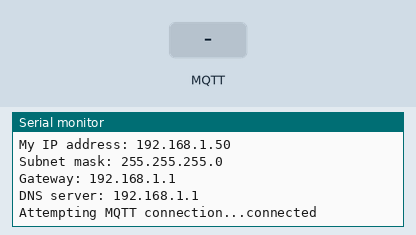
Bench run of a sketch on a simulated ESP32. Shown: the last lines printed to the serial monitor. The test bench sets the inputs (shaded band). WiFi joins after 1.5 s; servers stay silent unless stated; no MQTT or app messages arrive unless stated.

Above: at 2.7 s.
2.8 s: MQTT message "1" arrives on the first subscribed topic
At 3.9 s:
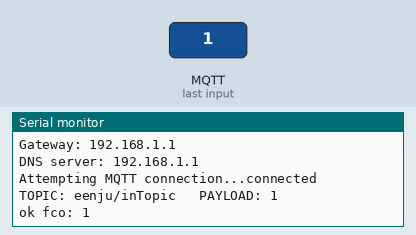
4.3 s: MQTT message "on" arrives on the first subscribed topic
At 5.1 s:
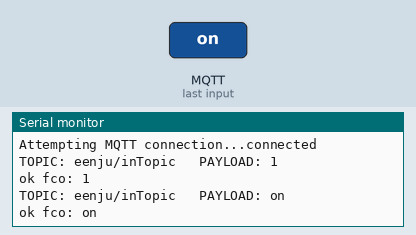
5.8 s: MQTT message "off" arrives on the first subscribed topic
At 6.2 s:
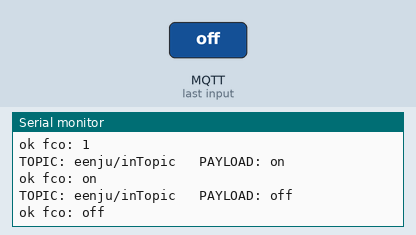

Measured:
- after the input at 2.8 s, the serial monitor: prints a new line at once (image 1)
- after the input at 4.3 s, the serial monitor: prints a new line at once (image 2)
- after the input at 5.8 s, the serial monitor: prints a new line at once (image 3)

The sketch:

teste_esp32_W5500_rede_original.ino
```cpp
#include <Ethernet.h>
#include <EthernetUdp.h>
#include <SPI.h>
#include <PubSubClient.h>
#define ETH_SPI_SCS   5   // CS (Chip Select), Green


// Define MAC and IP
byte mac[] = { 0xDE, 0xAD, 0xBE, 0xEF, 0xFE, 0xED };
IPAddress ip(192, 168, 1, 177);
const char* mqtt_server = "test.mosquitto.org";
const char* mqtt_user = "";
const char* mqtt_pass = "";

EthernetClient ethClient;
PubSubClient client(ethClient);

void callback(char* topic, byte* payload, unsigned int length) {
  Serial.print("TOPIC: ");
  String TOPIC = String(topic);
  Serial.print(TOPIC);
  Serial.print("   PAYLOAD: ");
  String PAYLOAD;
  for (uint8_t i = 0; i < length; i++) {
    PAYLOAD += char(payload[i]);
  }
  Serial.println(PAYLOAD);

  if (TOPIC.lastIndexOf("eenju/inTopic") != -1) {
    Serial.print("ok fco: ");
    Serial.println(PAYLOAD);
  }
}

void reconnect() {
  // Loop until we're reconnected
  while (!client.connected()) {
    Serial.print("Attempting MQTT connection...");
    // Attempt to connect
    //if (client.connect("arduinoClient", mqtt_user, mqtt_pass)) {
    if (client.connect("arduinoClient")) {
      Serial.println("connected");
      // Once connected, publish an announcement...
      client.publish("eenju/outTopic", "hello world");
      // ... and resubscribe
      client.subscribe("eenju/inTopic");
    } else {
      Serial.print("failed, rc=");
      Serial.print(client.state());
      Serial.println(" try again in 5 seconds");
      // Wait 5 seconds before retrying
      delay(5000);
    }
  }
}

void mqtt(){
  if(client.connected())
  digitalWrite(4, HIGH);
  else
  digitalWrite(4, LOW);
}

void setup() {

  Serial.begin(115200);

  // Khởi tạo giao tiếp SPI
  SPI.begin();
  Ethernet.init(ETH_SPI_SCS);
  if (Ethernet.begin(mac) == 0) {
    Serial.println("Failed to configure Ethernet using DHCP");
    // No point in carrying on, so do nothing forevermore:
    while (true)
      ;
  }
  // In các thông tin mạng
  Serial.print("My IP address: ");
  Serial.println(Ethernet.localIP());
  Serial.print("Subnet mask: ");
  Serial.println(Ethernet.subnetMask());
  Serial.print("Gateway: ");
  Serial.println(Ethernet.gatewayIP());
  Serial.print("DNS server: ");
  Serial.println(Ethernet.dnsServerIP());

  client.setServer(mqtt_server, 1883);
  client.setCallback(callback);


}

void loop() {

  if (!client.connected()) {
    reconnect();
  }
  client.loop();

  static uint32_t time_run_static = millis();
  if (millis() - time_run_static > 5000) {
    time_run_static = millis();
    static int dem = 0;
    dem++;
    String datasend = "dem:" + String(dem);
    client.publish("eenju/outdem", datasend.c_str());
    Serial.println(datasend);
  }
  mqtt();
  }
```
